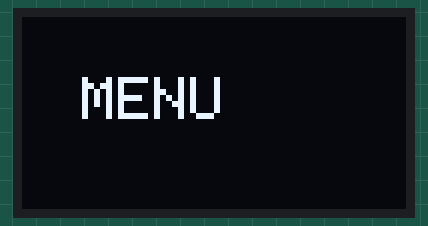
Recording of a sketch running on a simulated Arduino Uno, built with avr-gcc and run on an emulated ATmega328P. On the bench: 128×64 one-colour display.

Above: at 0.1 s.
At 2.1 s:
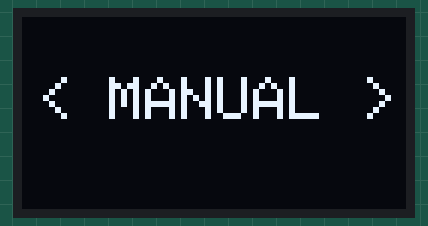

The sketch:

intento_de_menu_oled.ino
```cpp
#include <Adafruit_GFX.h>
#include <Adafruit_SSD1306.h>

#define SCREEN_WIDTH 128 // Ancho de la pantalla OLED en píxeles
#define SCREEN_HEIGHT 64 // Alto de la pantalla OLED en píxeles

Adafruit_SSD1306 display(SCREEN_WIDTH, SCREEN_HEIGHT, &Wire, -1);

void setup() {
  // Inicializa la comunicación I2C con la pantalla OLED
  Wire.begin();
  display.begin(SSD1306_SWITCHCAPVCC, 0x3C);
  display.clearDisplay();

  // Muestra el mensaje de bienvenida
  display.setTextSize(2);
  display.setTextColor(WHITE);
  display.setCursor(20,20);
  display.println("MENU");
  display.display();
  delay(2000);
}

void loop() {

  display.clearDisplay();// Limpia la pantalla OLED


  display.setTextSize(2);  // Muestra el texto en la pantalla
  display.setTextColor(WHITE);
  display.setCursor(5,20);
  display.println("< MANUAL >");


  display.display();  // Actualiza la pantalla OLED
  delay(1000);  // Espera un segundo antes de volver a actualizar la pantalla
}
```
